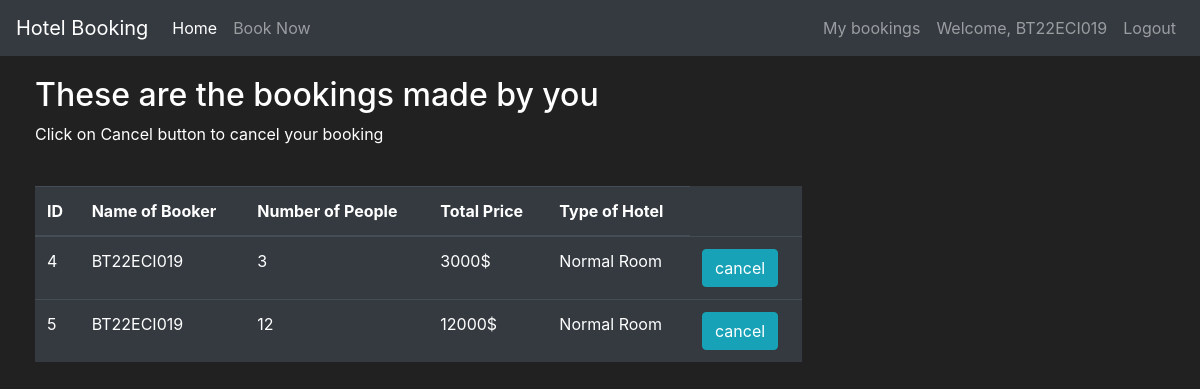
/bookings (signed in), run on the app's committed database.
### hotel/models.py (models this page shows, shortened)
class User(db.Model, UserMixin):
    id = db.Column(db.Integer(), primary_key=True)
    username = db.Column(db.String(length=30), nullable=False, unique=True)
    email_address = db.Column(db.String(length=50), nullable=False, unique=True)
    password_hash = db.Column(db.String(length=60), nullable=False)
    bookings = db.relationship('booking', backref='user', lazy=True)
    @property
    def password(self):
        return self.password

class booking(db.Model):
    no = db.Column(db.Integer(), primary_key=True)
    owner_id = db.Column(db.String(), db.ForeignKey('user.username'))
    number_of_people = db.Column(db.Integer())
    total_cost = db.Column(db.Integer())
    type_of_hotel = db.Column(db.String(), db.ForeignKey('item.name'))
    owner = db.relationship('User', back_populates='bookings')
    hotel = db.relationship('Item', back_populates='bookings')

### hotel/routes.py (the view, shortened to what this page needs)
@app.route('/bookings', methods=['GET', 'POST'])
@login_required
def show_bookings_page():
    cancelling_form = cancelBookingForm()
    owned_items = booking.query.filter_by(owner_id=current_user.username)
    if request.method == "GET":
        return render_template('bookings.html', owned_items=owned_items, cancelling_form=cancelling_form)

### hotel/models.py (called while the page is built)
@login_manager.user_loader
def load_user(user_id):
    return User.query.get(int(user_id))

### hotel/templates/bookings.html (shortened to what this page needs)
{% extends 'base.html' %}
{% block content %}
<div class="row" style="margin-top:20px; margin-left:20px">
   <div class="col-8">
       <h2>These are the bookings made by you</h2>
       <p>Click on Cancel button to cancel your booking</p>
       <br>
      <table class="table table-hover table-dark">
         <thead>
            <tr>
               <th scope="col">ID</th>
               <th scope="col">Name of Booker</th>
               <th scope="col">Number of People</th>
               <th scope="col">Total Price</th>
               <th scope="col">Type of Hotel</th>
            </tr>
         </thead>
         <tbody>
            {% for item in owned_items %}
            <tr>
               <td>{{ item.no }}</td>
               <td>{{ item.owner_id }}</td>
               <td>{{ item.number_of_people }}</td>
               <td>{{ item.total_cost }}$</td>
               <td>{{ item.type_of_hotel }}</td>
               <td>
                  <button class="btn btn-outline btn-info" data-toggle="modal" data-target="#Modal-CancellingConfirm-{{ item.no }}">cancel</button>
               </td>
            </tr>
            {% endfor %}
         </tbody>
      </table>
   </div>
</div>
{% endblock %}

### hotel/templates/base.html (shortened to what this page needs)
<!doctype html>
<html lang="en">
<head>
    <link rel="stylesheet" href="https://cdn.jsdelivr.net/npm/bootstrap@4.5.3/dist/css/bootstrap.min.css"
>
</head>
<body>
    <nav class="navbar navbar-expand-md navbar-dark bg-dark">
        <a class="navbar-brand" href="#">Hotel Booking</a>
        <div class="collapse navbar-collapse" id="navbarNav">
            <ul class="navbar-nav mr-auto">
                <li class="nav-item active">
                    <a class="nav-link" href="{{ url_for('home_page') }}">Home </a>
                </li>
                <li class="nav-item">
                    <a class="nav-link" href="{{ url_for('market_page') }}">Book Now</a>
                </li>
            </ul>
            {% if current_user.is_authenticated %}
            <ul class="navbar-nav">
                <li class="nav-item">
                    <a class="nav-link" href="{{ url_for('show_bookings_page') }}">My bookings</a>
                </li>
                <li class="nav-item">
                    <a class="nav-link">Welcome, {{ current_user.username }}</a>
                </li>
                <li class="nav-item">
                    <a class="nav-link" href="{{ url_for('logout_page') }}">Logout</a>
                </li>
            </ul>
            {% endif %}
        </div>
    </nav>
    {% block content %}
    {% endblock %}
</body>
</html>

### hotel/templates/base.html (style rules this page uses)
body { background-color: #212121; color: white }

### data on the page
User: username "BT22ECI019"
booking: no "4", owner_id "BT22ECI019", number_of_people "3", total_cost "3000", type_of_hotel "Normal Room"
booking: no "5", owner_id "BT22ECI019", number_of_people "12", total_cost "12000", type_of_hotel "Normal Room"
